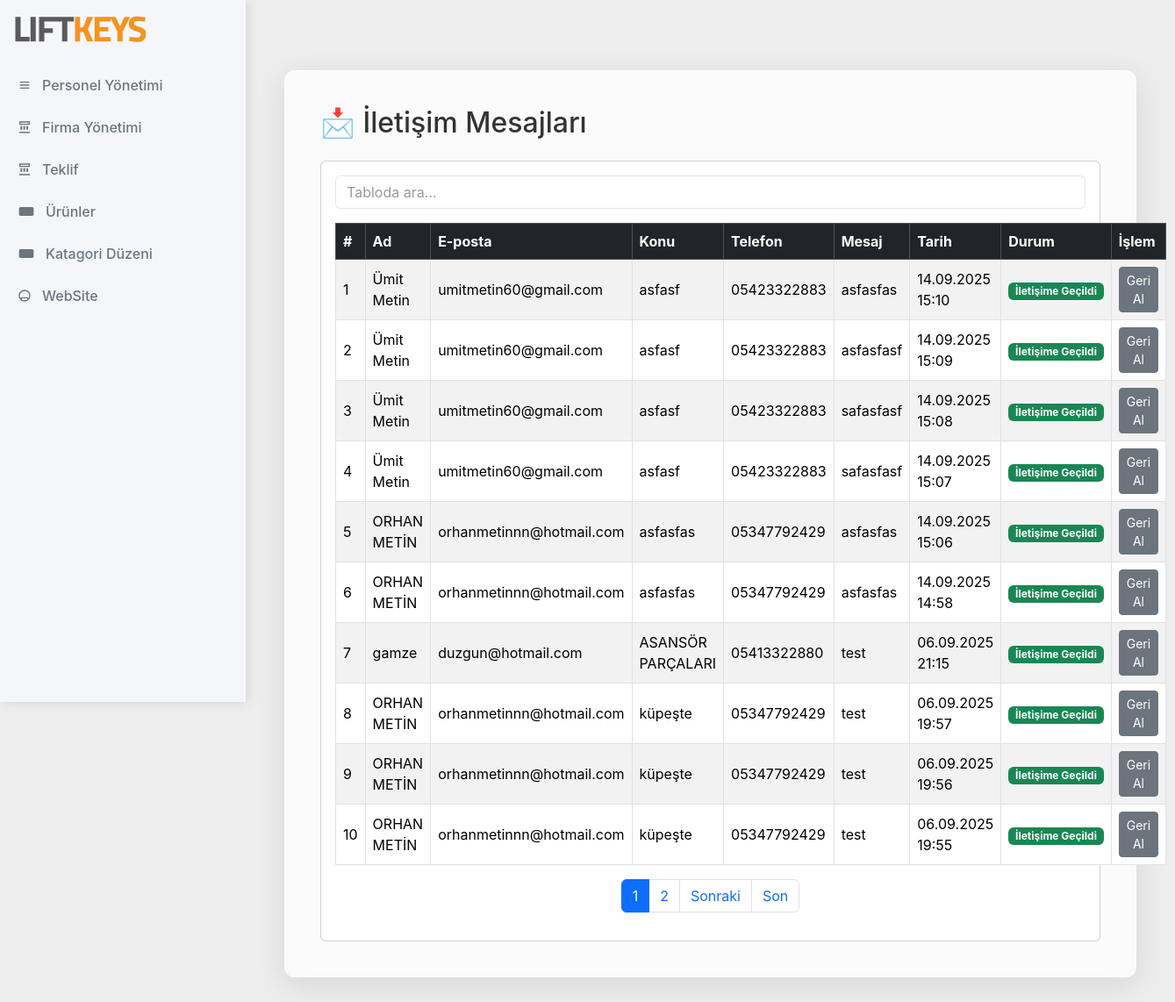
The page /crm/messages/ on the database its author committed.
### crm/models.py (models this page shows, shortened)
class ContactMessage(models.Model):
    name = models.CharField("Ad", max_length=100)
    email = models.EmailField("E-posta")
    subject = models.CharField("Konu", max_length=200, blank=True)
    phone = models.CharField("Telefon", max_length=20, blank=True)
    message = models.TextField("Mesaj")
    created_at = models.DateTimeField(auto_now_add=True)
    contacted = models.BooleanField("İletişime Geçildi", default=False,blank=True,null=True)  # Yeni alan

### crm/views.py (the view)
# urls.py: path('crm/messages/', views.crm_contact_messages, name='crm_contact_messages'),
def crm_contact_messages(request):
    messages_list = ContactMessage.objects.all().order_by('-created_at')
    paginator = Paginator(messages_list, 10)  # her sayfada 10 kayıt
    page_number = request.GET.get('page')
    page_obj = paginator.get_page(page_number)
    return render(request, 'iletisimcrmpage/contact_messages.html', {
        'page_obj': page_obj
    })

### crm/context_processors.py (called while the page is built)
def menu_context(request):
    products_qs = Product.objects.filter(is_active=True).order_by('-created_at').prefetch_related('market_images')
    categories = Category.objects.filter(
        menude_goster=True,
        parent__isnull=True
    ).prefetch_related(
        'subcategories',
        Prefetch('product_set', queryset=products_qs, to_attr='featured_products')
    )
    return {"global_categories": categories}

def contact_form_context(request):
    return {
        "formiletisimpreview": ContactForm()
    }

### crm/templates/iletisimcrmpage/contact_messages.html (shortened to what this page needs)
{% extends "crmtemplates/base.html" %}
{% block content %}
{% load static %}
{% load i18n %}
    <div class="container-fluid my-5">
        <div class="glass-card mx-auto col-lg-12" data-aos="fade-up">
            <h2 class="mb-4">📩 İletişim Mesajları</h2>
            <div class="card ">
                <div class="card-body">
                    <div class="mb-3">
                        <input type="text" id="searchBox" class="form-control" placeholder="Tabloda ara...">
                    </div>
                    <table id="contactTable" class="table table-striped table-bordered align-middle">
                        <thead class="table-dark">
                            <tr>
                                <th>#</th>
                                <th>Ad</th>
                                <th>E-posta</th>
                                <th>Konu</th>
                                <th>Telefon</th>
                                <th>Mesaj</th>
                                <th>Tarih</th>
                                <th>Durum</th>
                                <th>İşlem</th>
                            </tr>
                        </thead>
                        <tbody>
                            {% for msg in page_obj %}
                            <tr>
                                <td>{{ forloop.counter0|add:page_obj.start_index }}</td>
                                <td>{{ msg.name }}</td>
                                <td>{{ msg.email }}</td>
                                <td>{{ msg.subject }}</td>
                                <td>{{ msg.phone }}</td>
                                <td>{{ msg.message|truncatechars:50 }}</td>
                                <td>{{ msg.created_at|date:"d.m.Y H:i" }}</td>
                                <td>
                                    {% if msg.contacted %}
                                        <span class="badge bg-success">İletişime Geçildi</span>
                                    {% else %}
                                        <span class="badge bg-warning text-dark">Beklemede</span>
                                    {% endif %}
                                </td>
                                <td>
                                    <form method="post" action="{% url 'crm_toggle_contacted' msg.id %}">
                                        <button type="submit" class="btn btn-sm {% if msg.contacted %}btn-secondary{% else %}btn-primary{% endif %}">
                                            {% if msg.contacted %}Geri Al{% else %}Geçildi İşaretle{% endif %}
                                        </button>
                                    </form>
                                </td>
                            </tr>
                            {% endfor %}
                        </tbody>
                    </table>
                    <nav aria-label="Sayfalama">
                        <ul class="pagination justify-content-center">
                            {% for num in page_obj.paginator.page_range %}
                                {% if page_obj.number == num %}
                                    <li class="page-item active">
                                        <span class="page-link">{{ num }}</span>
                                    </li>
                                {% elif num > page_obj.number|add:-3 and num < page_obj.number|add:3 %}
                                    <li class="page-item">
                                        <a class="page-link" href="?page={{ num }}">{{ num }}</a>
                                    </li>
                                {% endif %}
                            {% endfor %}
                            {% if page_obj.has_next %}
                                <li class="page-item">
                                    <a class="page-link" href="?page={{ page_obj.next_page_number }}">Sonraki</a>
                                </li>
                                <li class="page-item">
                                    <a class="page-link" href="?page={{ page_obj.paginator.num_pages }}">Son</a>
                                </li>
                            {% endif %}
                        </ul>
                    </nav>
                </div>
            </div>
        </div>
    </div>
{% endblock %}

### templates/crmtemplates/base.html (shortened to what this page needs)
{%load static%}
<!DOCTYPE html>
<html lang="en">
<head>
    <link rel="stylesheet" href="{% static "css/bootstrap.min.css" %}">
    <link rel="stylesheet" href="{% static "css/crmemployee.css" %}">
    <link href="https://cdn.jsdelivr.net/npm/bootstrap-icons@1.11.3/font/bootstrap-icons.css" rel="stylesheet">
    <link rel="stylesheet" href="{% static "css/boxicons.min.css" %}">
    <link rel="stylesheet" href="{% static "css/jquery.dataTables.min.css" %}">
    <link href="https://unpkg.com/boxicons@2.1.4/css/boxicons.min.css" rel="stylesheet">
    <link href="https://cdn.jsdelivr.net/npm/aos@2.3.4/dist/aos.css" rel="stylesheet">
</head>
<body>
    <nav class="sidebar d-flex flex-column">
    <a href="#" class="d-flex align-items-center mb-4 px-3 text-decoration-none">
      <img src="{% static "image/logo-liftkeys-menu.png" %}" alt="logo" />
    </a>
    <ul class="nav flex-column">
        <li class="nav-item">
            <a href="#dashboardSubmenu" class="nav-link" data-bs-toggle="collapse" role="button" aria-expanded="false" aria-controls="dashboardSubmenu">
                <svg xmlns="http://www.w3.org/2000/svg" viewBox="0 0 24 24" style="width:16px; height:16px;">
                <path d="M4 6h16v2H4zM4 11h16v2H4zM4 16h16v2H4z"/>
                </svg>
                Personel Yönetimi
            </a>
        </li>
        <li class="nav-item">
            <a href="#companySubmenu" class="nav-link" data-bs-toggle="collapse" role="button" aria-expanded="false" aria-controls="companySubmenu">
                <svg xmlns="http://www.w3.org/2000/svg" viewBox="0 0 24 24" style="width:16px; height:16px;" fill="currentColor">
                    <path d="M3 22h18v-2H3v2zM5 10h3v6H5v-6zm5 0h3v6h-3v-6zm5 0h3v6h-3v-6zM3 2h18v6H3V2zm2 2v2h14V4H5z"/>
                </svg>
                Firma Yönetimi
            </a>
        </li>
        <li class="nav-item">
            <a href="#companySubmenufirsat" class="nav-link" data-bs-toggle="collapse" role="button" aria-expanded="false" aria-controls="companySubmenufirsat">
                <svg xmlns="http://www.w3.org/2000/svg" viewBox="0 0 24 24" style="width:16px; height:16px;" fill="currentColor">
                    <path d="M3 22h18v-2H3v2zM5 10h3v6H5v-6zm5 0h3v6h-3v-6zm5 0h3v6h-3v-6zM3 2h18v6H3V2zm2 2v2h14V4H5z"/>
                </svg>
                Teklif
            </a>
        </li>
        <li class="nav-item">
            <a href="/product_hub/" class="nav-link">
            <svg xmlns="http://www.w3.org/2000/svg" viewBox="0 0 24 24"><path d="M20 6h-16c-1.1 0-2 .9-2 2v8c0 1.1.9 2 2 2h16c1.1 0 2-.9 2-2v-8c0-1.1-.9-2-2-2z"/></svg>
            Ürünler
            </a>
        </li>
        <li class="nav-item">
            <a href="/categoriesmanage/" class="nav-link">
            <svg xmlns="http://www.w3.org/2000/svg" viewBox="0 0 24 24"><path d="M20 6h-16c-1.1 0-2 .9-2 2v8c0 1.1.9 2 2 2h16c1.1 0 2-.9 2-2v-8c0-1.1-.9-2-2-2z"/></svg>
            Katagori Düzeni
            </a>
        </li>
        <li class="nav-item">
            <a href="#companySubwebsite" class="nav-link" data-bs-toggle="collapse" role="button" aria-expanded="false" aria-controls="companySubwebsite">
                WebSite
            </a>
        </li>
    </ul>
  </nav>
  <main style="margin-left: 280px; padding: 2rem;">
        {% block content %} {% endblock %}
  </main>
</body>
</html>

### crm/static/css/crmemployee.css (style rules this page uses)
body { background: #eeeded; font-family: 'Inter', sans-serif; color: #333; }
.glass-card { backdrop-filter: blur(14px) saturate(180%); -webkit-backdrop-filter: blur(14px) saturate(180%); background-color: rgba(255, 255, 255, 0.75); border-radius: 12px; border: 1px solid rgba(255, 255, 255, 0.125); box-shadow: 0 8px 32px rgba(0, 0, 0, 0.1); padding: 40px; }
.form-control, .form-select { background-color: rgba(255, 255, 255, 0.5); border: 1px solid rgba(0, 0, 0, 0.1); color: #333; }
.form-control::placeholder { color: rgba(0, 0, 0, 0.4); }

### templates/crmtemplates/base.html (style rules this page uses)
body { overflow-x: hidden; }
.sidebar { width: 280px; height: 100vh; position: fixed; top: 0; left: 0; background: #f5f6fa; box-shadow: 2px 0 12px rgb(0 0 0 / 0.1); padding-top: 1rem; }
.sidebar .nav-link { color: #6c757d; font-weight: 500; padding: 12px 20px; border-radius: 8px; transition: background-color 0.3s, color 0.3s; display: flex; align-items: center; gap: 12px; }
.sidebar .nav-link:hover, { background-color: #3b5bfd; color: white; }
.sidebar .nav-link svg { width: 20px; height: 20px; fill: currentColor; }

### rows shown on the page
ContactMessage: name "Ümit Metin", email "umitmetin60@gmail.com", subject "asfasf", phone "05423322883", message "asfasfas", created_at "14.09.2025 15:10", contacted "İletişime Geçildi"
ContactMessage: name "Ümit Metin", email "umitmetin60@gmail.com", subject "asfasf", phone "05423322883", message "asfasfasf", created_at "14.09.2025 15:09", contacted "İletişime Geçildi"
ContactMessage: name "Ümit Metin", email "umitmetin60@gmail.com", subject "asfasf", phone "05423322883", message "safasfasf", created_at "14.09.2025 15:08", contacted "İletişime Geçildi"
ContactMessage: name "Ümit Metin", email "umitmetin60@gmail.com", subject "asfasf", phone "05423322883", message "safasfasf", created_at "14.09.2025 15:07", contacted "İletişime Geçildi"
ContactMessage: name "ORHAN METİN", email "orhanmetinnn@hotmail.com", subject "asfasfas", phone "05347792429", message "asfasfas", created_at "14.09.2025 15:06", contacted "İletişime Geçildi"
ContactMessage: name "ORHAN METİN", email "orhanmetinnn@hotmail.com", subject "asfasfas", phone "05347792429", message "asfasfas", created_at "14.09.2025 14:58", contacted "İletişime Geçildi"
ContactMessage: name "gamze", email "duzgun@hotmail.com", subject "ASANSÖR PARÇALARI", phone "05413322880", message "test", created_at "06.09.2025 21:15", contacted "İletişime Geçildi"
ContactMessage: name "ORHAN METİN", email "orhanmetinnn@hotmail.com", subject "küpeşte", phone "05347792429", message "test", created_at "06.09.2025 19:57", contacted "İletişime Geçildi"
ContactMessage: name "ORHAN METİN", email "orhanmetinnn@hotmail.com", subject "küpeşte", phone "05347792429", message "test", created_at "06.09.2025 19:56", contacted "İletişime Geçildi"
ContactMessage: name "ORHAN METİN", email "orhanmetinnn@hotmail.com", subject "küpeşte", phone "05347792429", message "test", created_at "06.09.2025 19:55", contacted "İletişime Geçildi"

### other values the page prints
{{ num }} "1"
{{ num }} "2"
